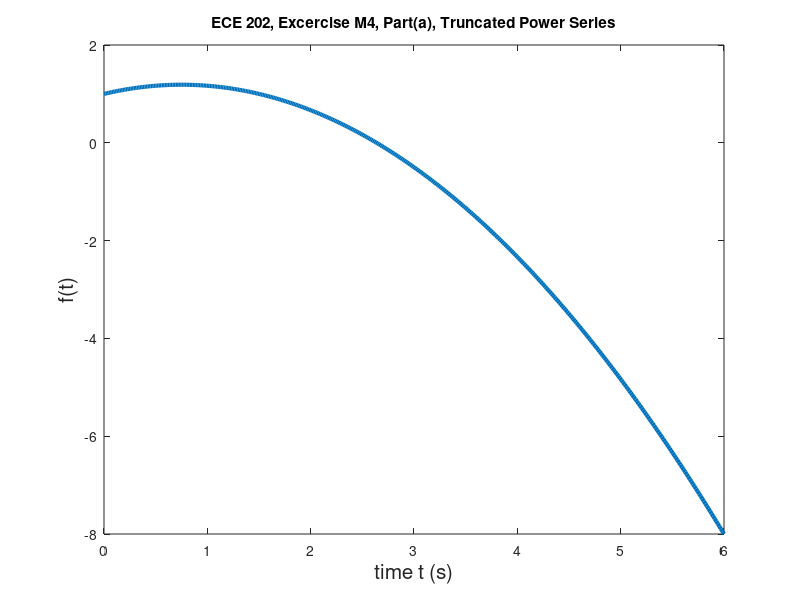

Write MATLAB code to recreate this figure.
%Ethan LaFleur
%9/18/19
%ECE 202 Excercise M4 Part A
%Short description: In this excercise we plot a truncated power series

clear
clc

t = linspace(0,6,400); %Creates 400 points from t=0 to t=6
f = 1+t/2-t.^2/3; %Creates function f(t)
plot(t, f, 'LineWidth', 3) %Plots f(t) with a line width of 3
title('ECE 202, Excercise M4, Part(a), Truncated Power Series') %Titles figure
xlabel('time t (s)', 'FontSize', 15) %Sets label for x axis
ylabel('f(t)', 'FontSize', 15) %Sets label for y axis